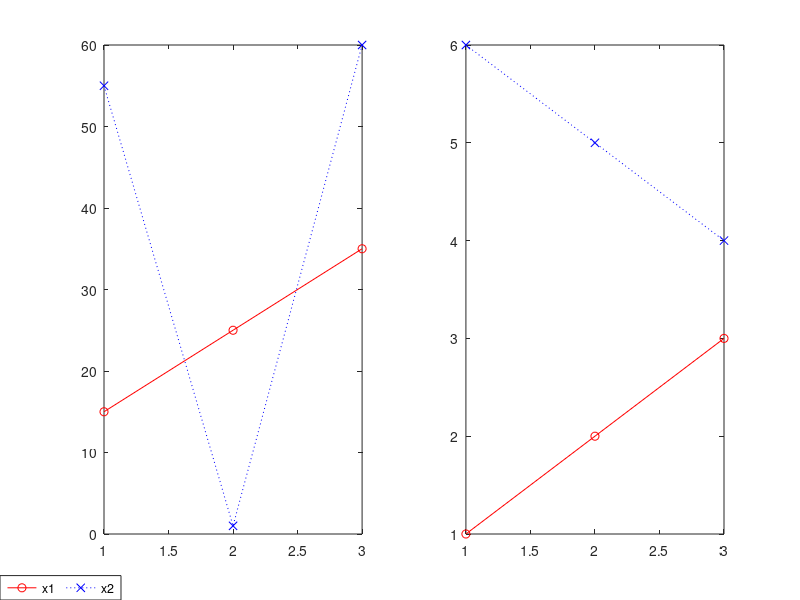

Source code (MATLAB):
%This script solves matlab problem of creating one legend 
% for many subplots in one figure 
% for example
%     we will create a sample of two subplots and one legend 
% use your legends instead of x1 and x2 and as many as you need 
% for example I will plot two sample series x1 and x2 in 2 sub-plots 
subplot(1,2,1);
x1=[15 25 35];
plot(x1,'ro-');
hold on
x2=[55 1 60];
plot(x2,'bx:');
subplot(1,2,2);
x1=[1 2 3];
plot(x1,'ro-');
hold on
x2=[6 5 4];
plot(x2,'bx:');
% add  the customized legend
% Use h1=legend('x1','x2') if you want a vertical legend
h1=legend('x1','x2','Orientation','horizontal');
% Retrieve the position of the legend
p = get(h1,'Position');
% p(1) is the location along the x-axis[0,0.5,0.9] for left, center, right 
% respectively
p(1) = 0;
% p(2) is the location along the y-axis [0,0.5,0.9] for bottom, center, top 
% respectively
p(2) = 0;
% the two zeros of p(1) and p(2) will put the legend in the bottom 
% left of the figure 
% the following table shows guidlines for using p(1) and p(2) in most 
% common  problems 

% p(1)	p(2)	Vertical alignment	Horizontal alignment
% 0       0           Bottom              Left
% 0.5     0           Bottom              Center
% 0.9     0           Bottom              Right
% 0       0.5         Center              Left
% 0.5     0.5         Center              Center
% 0.9     0.5         Center              Right
% 0       0.9         Top                 Left
% 0.5     0.9         Top                 Center
% 0.9     0.9         Top                 Right
% set the new location of the legend 
set(h1,'Position',p);

% For inquires and problems 
% contact Eng. Ahmed Badr 
% amabadr@idsc.net.eg
% eng.badr86@gmail.com
% 0020118380567